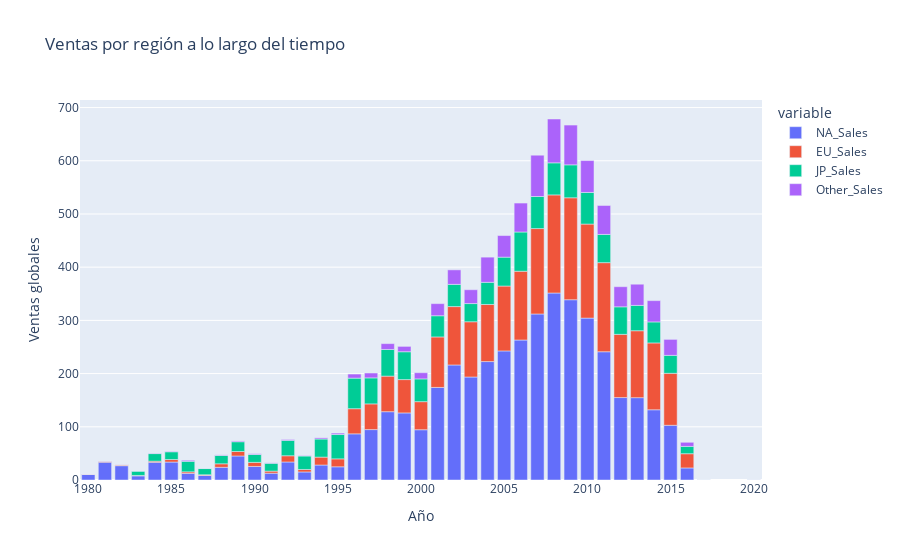

Notebook cell for this chart:
### Code cell
fig = px.bar(df_sales, x='Year', y=['NA_Sales', 'EU_Sales', 'JP_Sales', 'Other_Sales'], title='Ventas por región a lo largo del tiempo', labels={'value': 'Ventas globales', 'Year': 'Año'})
fig.show()

### Figure 1 — Plotly figure (JSON) as saved in the notebook; plotly's stock layout.template omitted (floating-point values rounded to 4 significant figures)
{"data": [{"alignmentgroup": "True", "hovertemplate": "variable=NA_Sales<br>Año=%{x}<br>Ventas globales=%{y}<extra></extra>", "legendgroup": "NA_Sales", "marker": {"color": "#636efa", "pattern": {"shape": ""}}, "name": "NA_Sales", "offsetgroup": "NA_Sales", "orientation": "v", "showlegend": true, "textposition": "auto", "type": "bar", "x": [2008, 2009, 2007, 2010, 2006, 2011, 2005, 2004, 2002, 2013, 2012, 2003, 2014, 2001, 2015, 1998, 1999, 2000, 1997, 1996, 1995, 1994, 1992, 1989, 2016, 1985, 1984, 1990, 1988, 1993, 1986, 1981, 1991, 1982, 1987, 1983, 1980, 2020, 2017], "xaxis": "x", "y": [351.4, 338.9, 312.1, 304.2, 263.1, 241.1, 242.6, 222.6, 216.2, 154.8, 155.0, 193.6, 132.0, 174.0, 102.8, 128.4, 126.1, 94.49, 94.75, 86.76, 24.82, 28.15, 33.87, 45.15, 22.66, 33.73, 33.28, 25.46, 23.87, 15.12, 12.5, 33.4, 12.76, 26.92, 8.46, 7.76, 10.59, 0.27, 0], "yaxis": "y"}, {"alignmentgroup": "True", "hovertemplate": "variable=EU_Sales<br>Año=%{x}<br>Ventas globales=%{y}<extra></extra>", "legendgroup": "EU_Sales", "marker": {"color": "#EF553B", "pattern": {"shape": ""}}, "name": "EU_Sales", "offsetgroup": "EU_Sales", "orientation": "v", "showlegend": true, "textposition": "auto", "type": "bar", "x": [2008, 2009, 2007, 2010, 2006, 2011, 2005, 2004, 2002, 2013, 2012, 2003, 2014, 2001, 2015, 1998, 1999, 2000, 1997, 1996, 1995, 1994, 1992, 1989, 2016, 1985, 1984, 1990, 1988, 1993, 1986, 1981, 1991, 1982, 1987, 1983, 1980, 2020, 2017], "xaxis": "x", "y": [184.4, 191.6, 160.5, 176.7, 129.2, 167.4, 121.9, 107.3, 109.7, 125.8, 118.8, 103.8, 125.7, 94.89, 97.71, 66.9, 62.67, 52.75, 48.32, 47.26, 14.9, 14.88, 11.71, 8.44, 26.76, 4.74, 2.1, 7.63, 6.59, 4.65, 2.84, 1.96, 3.95, 1.65, 1.41, 0.8, 0.67, 0, 0], "yaxis": "y"}, {"alignmentgroup": "True", "hovertemplate": "variable=JP_Sales<br>Año=%{x}<br>Ventas globales=%{y}<extra></extra>", "legendgroup": "JP_Sales", "marker": {"color": "#00cc96", "pattern": {"shape": ""}}, "name": "JP_Sales", "offsetgroup": "JP_Sales", "orientation": "v", "showlegend": true, "textposition": "auto", "type": "bar", "x": [2008, 2009, 2007, 2010, 2006, 2011, 2005, 2004, 2002, 2013, 2012, 2003, 2014, 2001, 2015, 1998, 1999, 2000, 1997, 1996, 1995, 1994, 1992, 1989, 2016, 1985, 1984, 1990, 1988, 1993, 1986, 1981, 1991, 1982, 1987, 1983, 1980, 2020, 2017], "xaxis": "x", "y": [60.26, 61.89, 60.29, 59.49, 73.73, 53.04, 54.28, 41.65, 41.76, 47.59, 51.74, 34.2, 39.46, 39.86, 33.72, 50.04, 52.34, 42.77, 48.87, 57.44, 45.75, 33.99, 28.91, 18.36, 13.7, 14.56, 14.27, 14.88, 15.76, 25.33, 19.81, 0, 14.78, 0, 11.63, 8.1, 0, 0, 0.05], "yaxis": "y"}, {"alignmentgroup": "True", "hovertemplate": "variable=Other_Sales<br>Año=%{x}<br>Ventas globales=%{y}<extra></extra>", "legendgroup": "Other_Sales", "marker": {"color": "#ab63fa", "pattern": {"shape": ""}}, "name": "Other_Sales", "offsetgroup": "Other_Sales", "orientation": "v", "showlegend": true, "textposition": "auto", "type": "bar", "x": [2008, 2009, 2007, 2010, 2006, 2011, 2005, 2004, 2002, 2013, 2012, 2003, 2014, 2001, 2015, 1998, 1999, 2000, 1997, 1996, 1995, 1994, 1992, 1989, 2016, 1985, 1984, 1990, 1988, 1993, 1986, 1981, 1991, 1982, 1987, 1983, 1980, 2020, 2017], "xaxis": "x", "y": [82.39, 74.77, 77.6, 59.9, 54.43, 54.39, 40.58, 47.29, 27.28, 39.82, 37.82, 26.01, 40.02, 22.76, 30.01, 11.03, 10.05, 11.62, 9.13, 7.69, 2.64, 2.2, 1.65, 1.5, 7.75, 0.92, 0.7, 1.4, 0.99, 0.89, 1.93, 0.32, 0.74, 0.31, 0.2, 0.14, 0.12, 0.02, 0], "yaxis": "y"}], "layout": {"barmode": "relative", "legend": {"title": {"text": "variable"}, "tracegroupgap": 0}, "title": {"text": "Ventas por región a lo largo del tiempo"}, "xaxis": {"anchor": "y", "domain": [0, 1], "title": {"text": "Año"}}, "yaxis": {"anchor": "x", "domain": [0, 1], "title": {"text": "Ventas globales"}}}}
